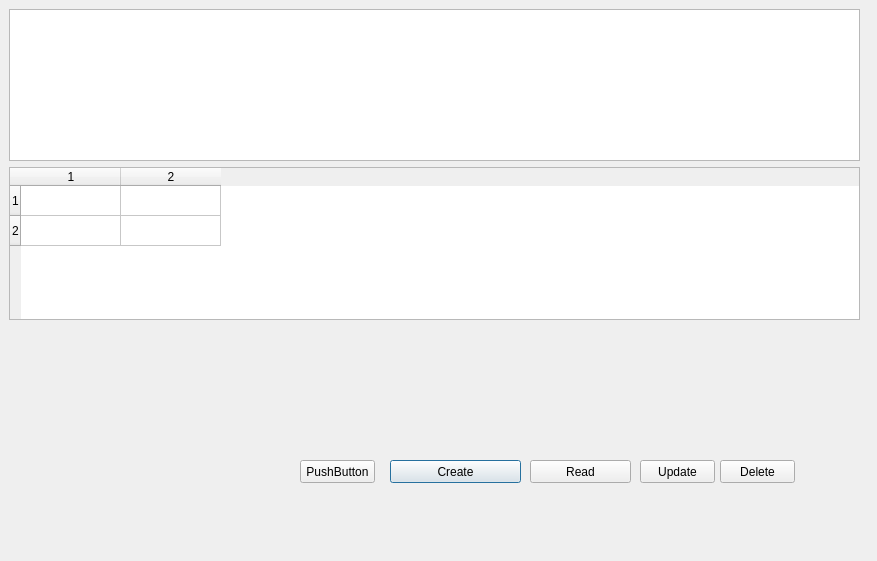
<?xml version="1.0" encoding="UTF-8"?>
<ui version="4.0">
 <class>Dialog</class>
 <widget class="QDialog" name="Dialog">
  <property name="geometry">
   <rect>
    <x>0</x>
    <y>0</y>
    <width>877</width>
    <height>561</height>
   </rect>
  </property>
  <property name="windowTitle">
   <string>Dialog</string>
  </property>
  <widget class="QWidget" name="verticalLayoutWidget">
   <property name="geometry">
    <rect>
     <x>9</x>
     <y>9</y>
     <width>851</width>
     <height>311</height>
    </rect>
   </property>
   <layout class="QVBoxLayout" name="verticalLayout">
    <item>
     <widget class="QTableView" name="tableView"/>
    </item>
    <item>
     <widget class="QTableWidget" name="tableWidget">
      <property name="rowCount">
       <number>2</number>
      </property>
      <property name="columnCount">
       <number>2</number>
      </property>
      <row/>
      <row/>
      <column/>
      <column/>
     </widget>
    </item>
   </layout>
  </widget>
  <widget class="QPushButton" name="btn_1">
   <property name="geometry">
    <rect>
     <x>390</x>
     <y>460</y>
     <width>131</width>
     <height>23</height>
    </rect>
   </property>
   <property name="text">
    <string>Create</string>
   </property>
  </widget>
  <widget class="QPushButton" name="btn_2">
   <property name="geometry">
    <rect>
     <x>530</x>
     <y>460</y>
     <width>101</width>
     <height>23</height>
    </rect>
   </property>
   <property name="text">
    <string>Read</string>
   </property>
  </widget>
  <widget class="QPushButton" name="pushbutton">
   <property name="geometry">
    <rect>
     <x>300</x>
     <y>460</y>
     <width>75</width>
     <height>23</height>
    </rect>
   </property>
   <property name="text">
    <string>PushButton</string>
   </property>
  </widget>
  <widget class="QPushButton" name="pushButton">
   <property name="geometry">
    <rect>
     <x>640</x>
     <y>460</y>
     <width>75</width>
     <height>23</height>
    </rect>
   </property>
   <property name="text">
    <string>Update</string>
   </property>
  </widget>
  <widget class="QPushButton" name="pushButton_2">
   <property name="geometry">
    <rect>
     <x>720</x>
     <y>460</y>
     <width>75</width>
     <height>23</height>
    </rect>
   </property>
   <property name="text">
    <string>Delete</string>
   </property>
  </widget>
 </widget>
 <resources/>
 <connections/>
</ui>
